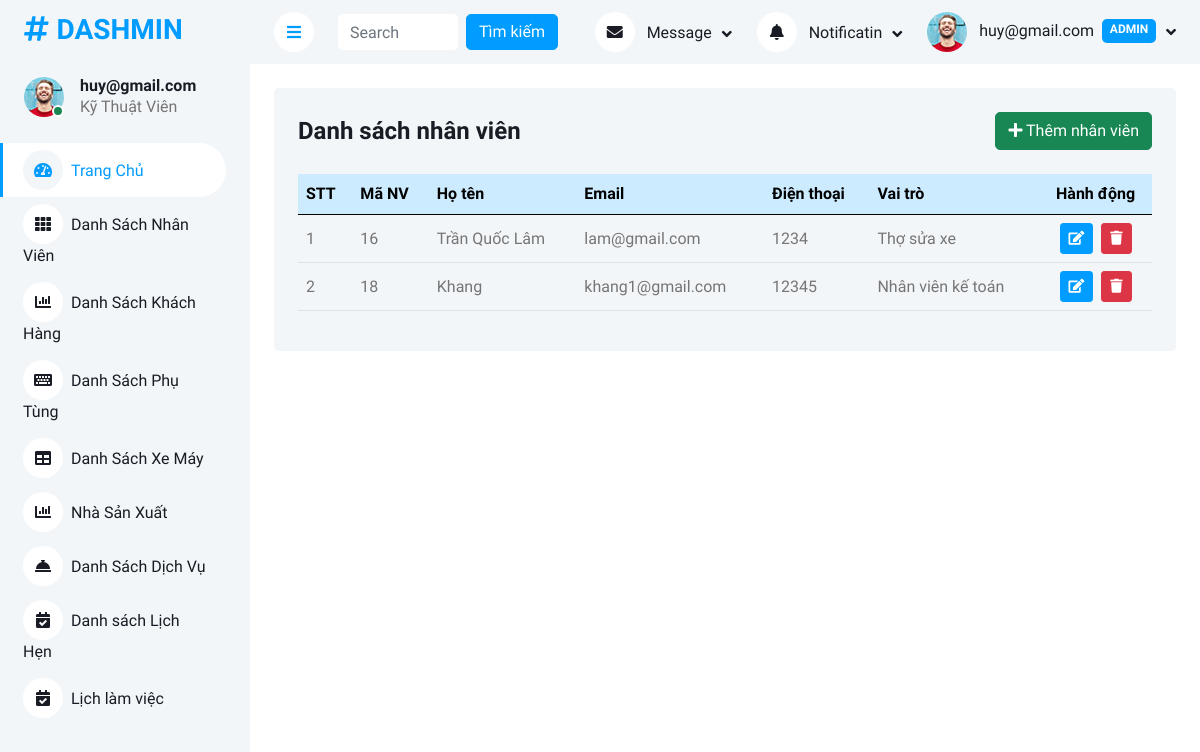
/Admin/NVmanagement.php (signed in), run on an earlier commit of the app's database.
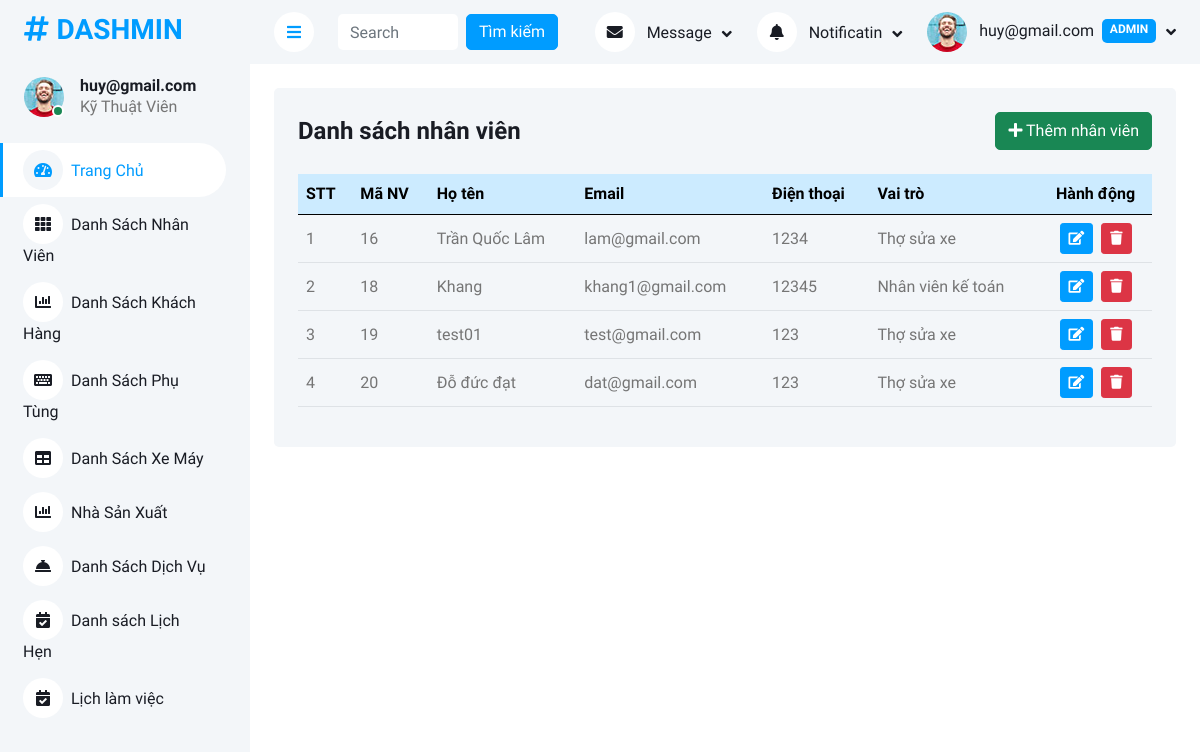
And on a later commit of the database.
### tables this page shows
CREATE TABLE `nhanvien` (
  `MaNV` int(11) NOT NULL,
  `TenNV` varchar(100) DEFAULT NULL,
  `MatKhau` varchar(100) DEFAULT NULL,
  `Email` varchar(45) DEFAULT NULL,
  `SDT` varchar(20) DEFAULT NULL,
  `Roles` varchar(25) NOT NULL
);

### Admin/controllers/StaffController.php (called while the page is built, shortened)
<?php
require_once __DIR__ . '/../models/StaffModel.php';
class StaffController {
    private $model;
    public function __construct() {
        $db = connectDB();
        $this->model = new StaffModel($db);
    }
    public function list() {
        $dsStaff = $this->model->getAll();
        include __DIR__ . '/../views/nhanvien/list.php';
    }
}
?>

### Admin/models/StaffModel.php (called while the page is built, shortened)
<?php
class StaffModel {
    private $db;
    public function __construct($db) {
        $this->db = $db;
    }
    public function getAll() {
        $stmt = $this->db->prepare("SELECT * FROM nhanvien");
        $stmt->execute();
        return $stmt->fetchAll(PDO::FETCH_ASSOC);
    }
}
?>

### Admin/views/nhanvien/list.php (the view, shortened to what this page needs)
<div class="container-fluid pt-4 px-4">
    <div class="bg-light rounded p-4">
        <div class="d-flex justify-content-between align-items-center mb-4">
            <h4 class="mb-0">Danh sách nhân viên</h4>
            <?php
            $user = $_SESSION['user'] ?? null;
            $role = $user['role'] ?? '';
            $adminRoles = $user['data']['Roles'] ?? '';
            if ($role === 'admin' && $adminRoles !== 'Giám Đốc') {
            ?>
                <a href="?action=add" class="btn btn-success">
                    <i class="fa fa-plus"></i> Thêm nhân viên
                </a>
            <?php } ?>
        </div>
        <div class="table-responsive">
            <table class="table table-hover align-middle">
                <thead class="table-primary">
                    <tr>
                        <th>STT</th>
                        <th>Mã NV</th>
                        <th>Họ tên</th>
                        <th>Email</th>
                        <th>Điện thoại</th>
                        <th>Vai trò</th>
                        <th class="text-center">Hành động</th>
                    </tr>
                </thead>
                <tbody>
                    <?php if (!empty($dsStaff)): ?>
                        <?php foreach ($dsStaff as $key => $nv): ?>
                            <tr>
                                <td><?= $key + 1 ?></td>
                                <td><?= htmlspecialchars($nv['MaNV']) ?></td>
                                <td><?= htmlspecialchars($nv['TenNV']) ?></td>
                                <td><?= htmlspecialchars($nv['Email']) ?></td>
                                <td><?= htmlspecialchars($nv['SDT']) ?></td>
                                <td><?= htmlspecialchars($nv['Roles']) ?></td>
                                <td class="text-center">
                                    <a href="?action=edit&id=<?= $nv['MaNV'] ?>" class="btn btn-sm btn-primary me-1" title="Sửa">
                                        <i class="fa fa-edit"></i>
                                    </a>
                                    <a href="?action=delete&id=<?= $nv['MaNV'] ?>" class="btn btn-sm btn-danger"
                                       title="Xóa" onclick="return confirm('Bạn có chắc chắn muốn xóa nhân viên này?')">
                                        <i class="fa fa-trash"></i>
                                    </a>
                                </td>
                            </tr>
                        <?php endforeach; ?>
                    <?php else: ?>
                        <tr>
                            <td colspan="7" class="text-center text-muted">Không có nhân viên nào.</td>
                        </tr>
                    <?php endif; ?>
                </tbody>
            </table>
        </div>
    </div>
</div>

What changed in the data, as far as the page shows it:
added nhanvien: MaNV "19", TenNV "test01", Email "test@gmail.com", SDT "123", Roles "Thợ sửa xe"
added nhanvien: MaNV "20", TenNV "Đỗ đức đạt", Email "dat@gmail.com", SDT "123", Roles "Thợ sửa xe"
